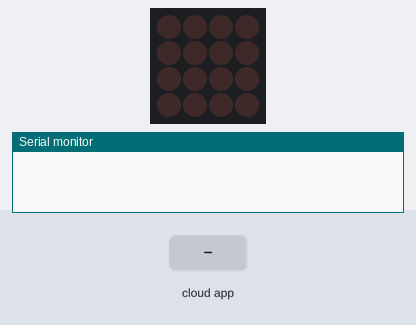
Bench run of a sketch on a simulated ESP8266 (NodeMCU). Shown: 4×4 LED matrix, the last lines printed to the serial monitor. Wiring (inferred from the names in the program): LED matrix (orientation assumed): rows D8, D7, D6, D5; columns D3, D4, D2, D1. The test bench sets the inputs (shaded band). The RemoteXY app is connected.

Above: at 1.2 s.
1.3 s: the phone or cloud app sets pantilt_x to -100
4.3 s: the phone or cloud app sets pantilt_y to -100
At 5.1 s:
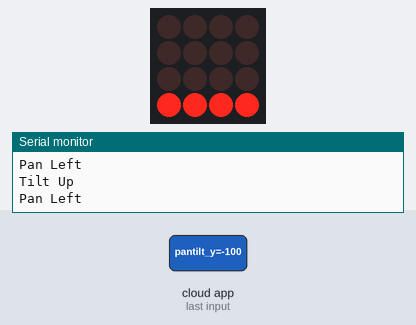
7.3 s: the phone or cloud app sets pantilt_x to 100
10.3 s: the phone or cloud app sets pantilt_y to 100
At 11.6 s:
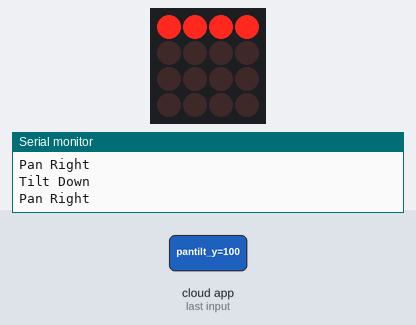
13.3 s: the phone or cloud app sets pantilt_x to 0
At 14.2 s:
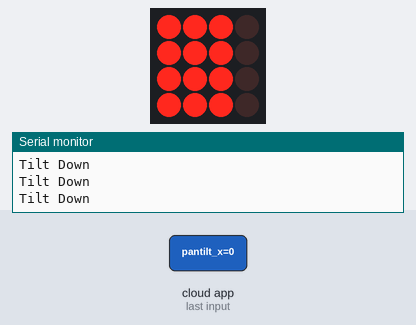
16.3 s: the phone or cloud app sets pantilt_y to 0
At 17.5 s:
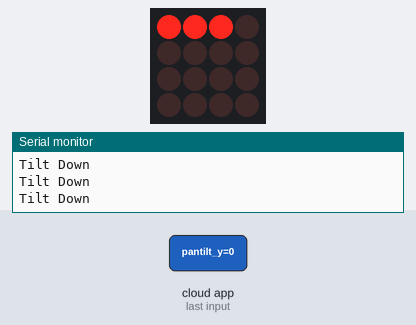
Timing chart, 0 to 18.8 s (numbered marks = the images above; inputs shaded):
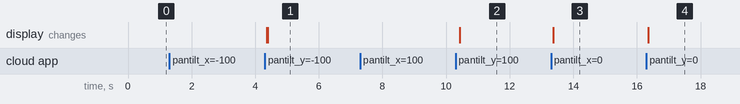

The sketch:

RemoteXY_Pan_Tilt.ino
```cpp
// (licence header left out)
//////////////////////////////////////////////
//        RemoteXY include library          //
//////////////////////////////////////////////

// you can enable debug logging to Serial at 115200
//#define REMOTEXY__DEBUGLOG

// RemoteXY select connection mode and include library
#define REMOTEXY_MODE__WIFI

#include <ESP8266WiFi.h>

// RemoteXY connection settings
#define REMOTEXY_WIFI_SSID "TheMakersSpace"
#define REMOTEXY_WIFI_PASSWORD "Godisthemastermaker"
#define REMOTEXY_SERVER_PORT 6377


#include <RemoteXY.h>

// RemoteXY GUI configuration
#pragma pack(push, 1)
uint8_t RemoteXY_CONF[] =   // 55 bytes
  { 255,2,0,0,0,48,0,19,0,0,0,80,97,110,95,84,105,108,116,0,
  31,1,106,200,1,1,2,0,5,23,130,60,60,32,2,26,31,129,3,4,
  98,23,64,17,80,97,110,32,38,32,84,105,108,116,0 };

// this structure defines all the variables and events of your control interface
struct {

    // input variables
  int8_t pantilt_x; // from -100 to 100
  int8_t pantilt_y; // from -100 to 100

    // other variable
  uint8_t connect_flag;  // =1 if wire connected, else =0

} RemoteXY;
#pragma pack(pop)

/////////////////////////////////////////////
//           END RemoteXY include          //
/////////////////////////////////////////////


// ESP8266 Pins to GPIO numbers
#define D0  16 // HIGH at boot, used to wake up from deep sleep
#define D1   5
#define D2   4
#define D3   0 // Connected to FLASH button, boot fails if pulled LOW
#define D4   2 // HIGH at boot, boot fails if pulled LOW
#define D5  14
#define D6  12
#define D7  13
#define D8  15 // Required for boot, boot fails if pulled HIGH


// The stepper motors.
uint8_t pan[4] = {D1, D2, D3, D4};
uint8_t tilt[4] = {D5, D6, D7, D8};

// states to increment a stepper motor 1 tick
uint8_t stepper_states [4][4] =
{
   {HIGH, LOW , LOW , LOW }
  ,{LOW , HIGH, LOW , LOW }
  ,{LOW , LOW , HIGH, LOW }
  ,{LOW , LOW , LOW , HIGH}
};
int speed    = 2500;


void setup()
{
  RemoteXY_Init ();
  Serial.begin(9600);

  // Set the pins controling the motors to OUTPUT
  for(int i=0; i<4; i++)
  {
    pinMode(pan[i],OUTPUT);
    pinMode(tilt[i],OUTPUT);
  }
}

void loop()
{
  RemoteXY_Handler ();

  if (RemoteXY.pantilt_x < -30)
  {
    Serial.println("Pan Left");
    for (int row=0; row<4; row++)
    {
      digitalWrite(pan[0], stepper_states[row][0]);
      digitalWrite(pan[1], stepper_states[row][1]);
      digitalWrite(pan[2], stepper_states[row][2]);
      digitalWrite(pan[3], stepper_states[row][3]);
      delayMicroseconds (speed);
    }
  }
  else if (RemoteXY.pantilt_x > 30)
  {
    Serial.println("Pan Right");
    for (int row=0; row<4; row++)
    {
      digitalWrite(pan[3], stepper_states[row][0]);
      digitalWrite(pan[2], stepper_states[row][1]);
      digitalWrite(pan[1], stepper_states[row][2]);
      digitalWrite(pan[0], stepper_states[row][3]);
      delayMicroseconds (speed);
    }
  }

  if (RemoteXY.pantilt_y < -30)
  {
      Serial.println("Tilt Up");
    for (int row=0; row<4; row++)
    {
      digitalWrite(tilt[3], stepper_states[row][0]);
      digitalWrite(tilt[2], stepper_states[row][1]);
      digitalWrite(tilt[1], stepper_states[row][2]);
      digitalWrite(tilt[0], stepper_states[row][3]);
      delayMicroseconds (speed);
    }
  }
  else if (RemoteXY.pantilt_y > 30)
  {
    Serial.println("Tilt Down");
    for (int row=0; row<4; row++)
    {
      digitalWrite(tilt[0], stepper_states[row][0]);
      digitalWrite(tilt[1], stepper_states[row][1]);
      digitalWrite(tilt[2], stepper_states[row][2]);
      digitalWrite(tilt[3], stepper_states[row][3]);
      delayMicroseconds (speed);
    }
  }
}
```

Measured:
- after the input at 4.3 s, the display: first changes after 0.07 s (image 1 shows a later state)
- after the input at 10.3 s, the display: changes after 0.12 s (image 2)
- after the input at 13.3 s, the display: changes after 0.07 s (image 3)
- after the input at 16.3 s, the display: changes after 0.06 s (image 4)
